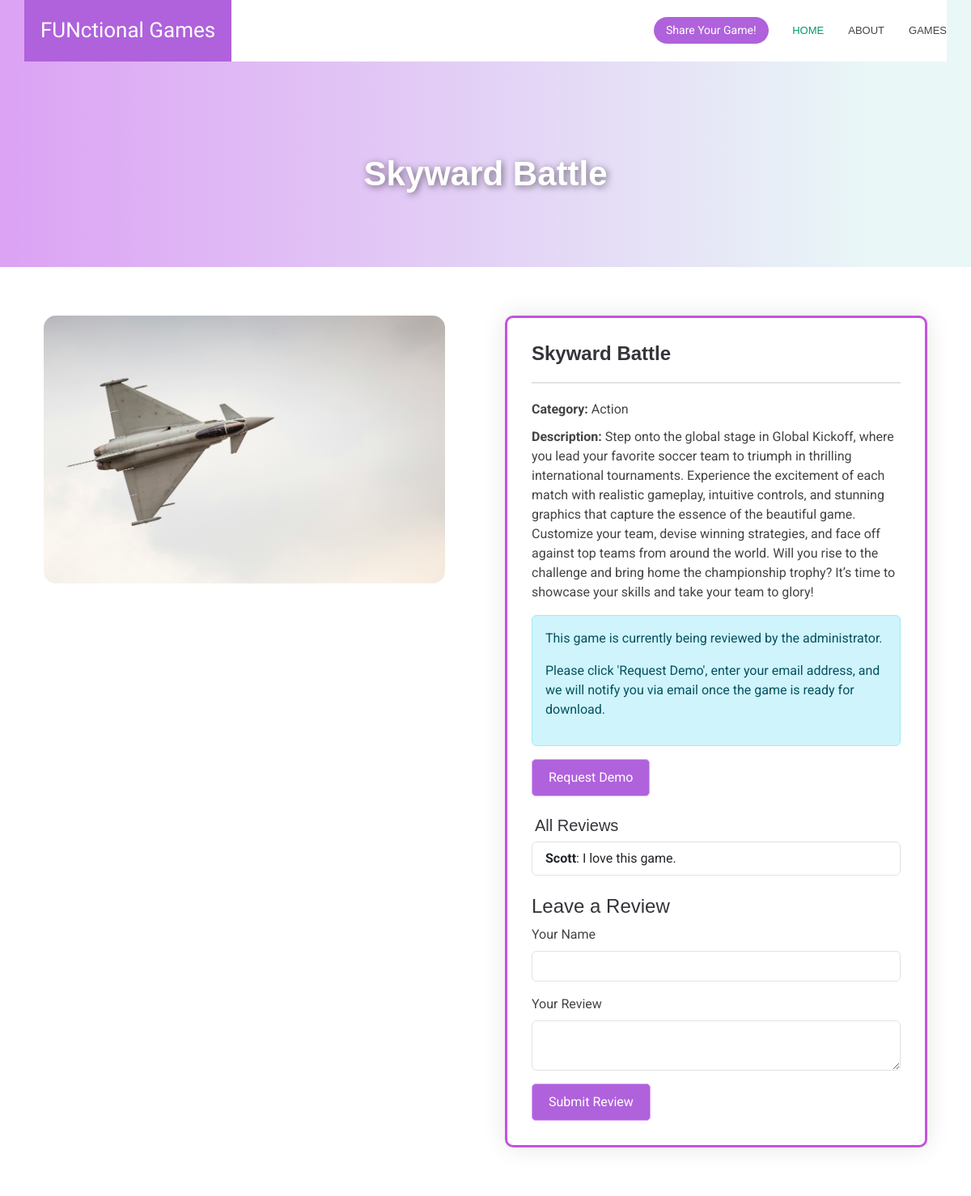
The page /details/1 on the database its author committed.
### tables this page shows
CREATE TABLE "games" (
	"id"	INTEGER,
	"title"	TEXT NOT NULL,
	"category"	TEXT NOT NULL,
	"description"	TEXT NOT NULL,
	"image_filename"	TEXT NOT NULL,
	"source"	TEXT,
	"email"	TEXT,
	"verified"	INTEGER DEFAULT 0,
	PRIMARY KEY("id" AUTOINCREMENT)
);

CREATE TABLE reviews (
            id INTEGER PRIMARY KEY AUTOINCREMENT,
            game_id INTEGER NOT NULL,
            name TEXT NOT NULL,
            review TEXT NOT NULL,
            FOREIGN KEY (game_id) REFERENCES games (id)
        );

### app.py (the view, shortened to what this page needs)
@app.route('/details/<int:game_id>', methods=['GET', 'POST'])
def details(game_id):
    conn = get_db_connection()
    game = conn.execute('SELECT * FROM games WHERE id = ?', (game_id,)).fetchone()
    reviews = conn.execute('SELECT * FROM reviews WHERE game_id = ?', (game_id,)).fetchall()
    conn.close()
    if game is None:
        flash("Game not found!")
        return redirect(url_for('index'))
    return render_template('portfolio-details.html', game=game, reviews=reviews)

### app.py (called while the page is built)
def get_db_connection():
    conn = sqlite3.connect('games.db')
    conn.row_factory = sqlite3.Row
    return conn

### templates/portfolio-details.html (shortened to what this page needs)
<!DOCTYPE html>
<html lang="en">
<head>
  <link href="https://cdn.jsdelivr.net/npm/bootstrap@5.3.0/dist/css/bootstrap.min.css" rel="stylesheet">
  <link href="https://unpkg.com/aos@2.3.1/dist/aos.css" rel="stylesheet">
  <link href="{{ url_for('static', filename='css/main.css') }}" rel="stylesheet">
</head>
<body class="portfolio-details-page">
  <header id="header" class="header d-flex align-items-center fixed-top">
    <div class="header-container container-fluid container-xl position-relative d-flex align-items-center justify-content-end">
      <a href="{{url_for('index')}}" class="logo d-flex align-items-center me-auto" data-aos="fade-right" data-aos-delay="300">
        <h1 class="sitename app-name">FUNctional Games</h1>
      </a>
      <nav id="navmenu" class="navmenu">
        <ul>
          <li><a href="{{url_for('index')}}" class="active" data-aos="fade-down" data-aos-delay="200">Home</a></li>
          <li><a href="{{url_for('index')}}#about" data-aos="fade-down" data-aos-delay="300">About</a></li>
          <li><a href="{{url_for('index')}}#portfolio" data-aos="fade-down" data-aos-delay="400">Games</a></li>
        </ul>
      </nav>
      <a class="btn-getstarted" href="{{url_for('add_game')}}" data-aos="zoom-in" data-aos-delay="500">Share Your Game!</a>
    </div>
  </header>
  <main class="main">
    <div class="page-title light-background">
      <div class="container">
        <h1 class="game-title" data-aos="fade-up" data-aos-delay="100">{{ game.title }}</h1>
      </div>
    </div>
    <section id="portfolio-details" class="portfolio-details section">
      <div class="container">
        <div class="row gy-4">
          <div class="col-lg-6 px-lg-4" data-aos="zoom-in" data-aos-delay="200">
            <img src="{{ url_for('static', filename='uploads/' + game.image_filename) }}" class="img-fluid myimg2" alt="{{ game.title }}">
          </div>
          <div class="col-lg-6 px-lg-4" data-aos="fade-left" data-aos-delay="300">
<div class="portfolio-info">
  <h3>{{ game.title }}</h3>
  <ul>
    <li><strong>Category:</strong> {{ game.category }}</li>
    <li><strong>Description:</strong> {{ game.description }}</li>
  </ul>
  {% if game.source %}
    <a href="{{ game.source }}" class="btn me-2" data-aos="fade-up" data-aos-delay="400">Download</a>
  {% else %}
    <div class="alert alert-info" data-aos="fade-up" data-aos-delay="400">
      <p>This game is currently being reviewed by the administrator.</p>
      <p>Please click 'Request Demo', enter your email address, and we will notify you via email once the game is ready for download.</p>
    </div>
  {% endif %}
  <button type="button" class="btn btn-primary" data-bs-toggle="modal" data-bs-target="#demoModal" data-aos="fade-up">Request Demo</button>
  <div class="reviews mt-4">
        <h5 class="mt-4 ms-1">All Reviews</h5>
    <ul class="list-group mb-4">
      {% for review in reviews %}
        <li class="list-group-item">
          <strong>{{ review.name }}</strong>: {{ review.review }}
        </li>
      {% endfor %}
    </ul>
    <h4>Leave a Review</h4>
    <form id="review-form" method="POST">
      <div class="mb-3">
        <label for="reviewer-name" class="form-label">Your Name</label>
        <input type="text" class="form-control" id="reviewer-name" name="name" required>
      </div>
      <div class="mb-3">
        <label for="review" class="form-label">Your Review</label>
        <textarea class="form-control" id="review" name="review" required></textarea>
      </div>
      <button type="submit" class="btn btn-primary">Submit Review</button>
    </form>
  </div>
</div>
          </div>
        </div>
      </div>
    </section>
  </main>
</body>
</html>

### static/css/main.css (style rules this page uses)
:root { --default-font: "Roboto", system-ui, -apple-system, "Segoe UI", Roboto, "Helvetica Neue", Arial, "Noto Sans", "Liberation Sans", sans-serif, "Apple Color Emoji", "Segoe UI Emoji", "Segoe UI Symbol", "Noto Color Emoji"; --heading-font: "Raleway", sans-serif; --nav-font: "Poppins", sans-serif; }
:root { --background-color: #ffffff; --default-color: #444444; --heading-color: #36343a; --accent-color: #af62db; --surface-color: #ffffff; --contrast-color: #ffffff; }
:root { --nav-color: #444444; --nav-hover-color: #009970; --nav-mobile-background-color: #ffffff; --nav-dropdown-background-color: #ffffff; --nav-dropdown-color: #444444; --nav-dropdown-hover-color: #009970; }
.light-background { --background-color: #f9f9f9; --surface-color: #ffffff; }
:root { scroll-behavior: smooth; }
body { color: var(--default-color); background-color: var(--background-color); font-family: var(--default-font); }
a { color: var(--accent-color); text-decoration: none; transition: 0.3s; }
h1, h2, h3, h4, h5, h6 { color: var(--heading-color); font-family: var(--heading-font); }
.header { --background-color: #ffffff; color: var(--default-color); padding: 20px 0; transition: all 0.5s; z-index: 997; }
.header .header-container { background-color: var(--background-color); transition: all 0.5s; position: relative; padding-top: 5px; padding-bottom: 5px; }
.header .logo { background: var(--accent-color); position: absolute; inset: 0 auto 0 0; padding: 0 20px; }
.header .logo h1 { font-size: 26px; margin: 0; font-weight: 500; color: var(--contrast-color); }
.header .btn-getstarted, .header .btn-getstarted:focus { color: var(--contrast-color); background: var(--accent-color); font-size: 14px; padding: 8px 20px; margin: 0 5px 0 30px; border-radius: 50px; transition: 0.3s; }
@media (max-width: 1200px) { .header { padding: 0; } }
@media (max-width: 1200px) { .header .header-container { padding: 10px 0; } }
@media (max-width: 1200px) { .header .logo { order: 1; } }
@media (max-width: 1200px) { .header .btn-getstarted { order: 2; margin: 0 15px 0 0; padding: 6px 15px; } }
@media (max-width: 1200px) { .header .navmenu { order: 3; } }
@media (min-width: 1200px) { .navmenu { padding: 0; } }
@media (min-width: 1200px) { .navmenu ul { margin: 0; padding: 0; display: flex; list-style: none; align-items: center; } }
@media (min-width: 1200px) { .navmenu li { position: relative; } }
@media (min-width: 1200px) { .navmenu a, .navmenu a:focus { color: var(--nav-color); padding: 18px 15px; font-size: 13px; text-transform: uppercase; font-family: var(--nav-font); font-weight: 500; display: flex; align-items: center; justify-content: space-between; white-space: nowrap; transition: 0.3s; } }
@media (min-width: 1200px) { .navmenu li:last-child a { padding-right: 0; } }
@media (min-width: 1200px) { .navmenu li:hover>a, .navmenu .active, .navmenu .active:focus { color: var(--nav-hover-color); } }
.page-title { color: var(--default-color); background: linear-gradient(90deg, rgba(220, 162, 244, 1) 0%, rgba(233, 247, 247, 1) 90%); padding: 150px 0 60px 0; text-align: center; position: relative; }
.myimg2 { border-radius: 15px; width: 95%; margin-top: 0px; }
.page-title h1 { font-size: 42px; font-weight: 700; margin-bottom: 10px; }
section, .section { color: var(--default-color); background-color: var(--background-color); padding: 60px 0; scroll-margin-top: 65px; overflow: clip; }
.btn-primary { border: 1px solid #dca2f4 !important; }
.app-name { font-family: "Lilita One", sans-serif; font-weight: 400; font-style: normal; }
.portfolio-details .portfolio-info { background-color: var(--surface-color); border: 3px solid #c552df; padding: 30px; box-shadow: 0px 0 30px rgba(0, 0, 0, 0.1); border-radius: 10px; }
.game-title { font-family: 'Montserrat', sans-serif; font-size: 3rem; font-weight: bold; color: #ffffff; text-align: center; padding: 20px; margin: 20px 0; text-shadow: 2px 2px 8px rgba(0, 0, 0, 0.5); border-radius: 10px; }
.portfolio-details .portfolio-info h3 { font-size: 24px; font-weight: 700; margin-bottom: 20px; padding-bottom: 20px; border-bottom: 2px solid color-mix(in srgb, var(--default-color), transparent 85%); }
.portfolio-details .portfolio-info ul { list-style: none; padding: 0; font-size: 16px; }
.portfolio-details .portfolio-info ul li+li { margin-top: 10px; }
.portfolio-details .btn { background-color: var(--accent-color); color: white; padding: 10px 20px; border-radius: 5px; transition: background-color 0.3s; }

### rows shown on the page
games: title "Skyward Battle", image_filename (picture), category "Action", description "Step onto the global stage in Global Kickoff, where you lead your favorite soccer team to triumph in thrilling international tournaments. Experience the excitement of each match with realistic gameplay, intuitive controls, and stunning graphics that capture the essence of the beautiful game. Customize your team, devise winning strategies, and face off against top teams from around the world. Will you rise to the challenge and bring home the championship trophy? It’s time to showcase your skills and take your team to glory!"
reviews: name "Scott", review "I love this game."
